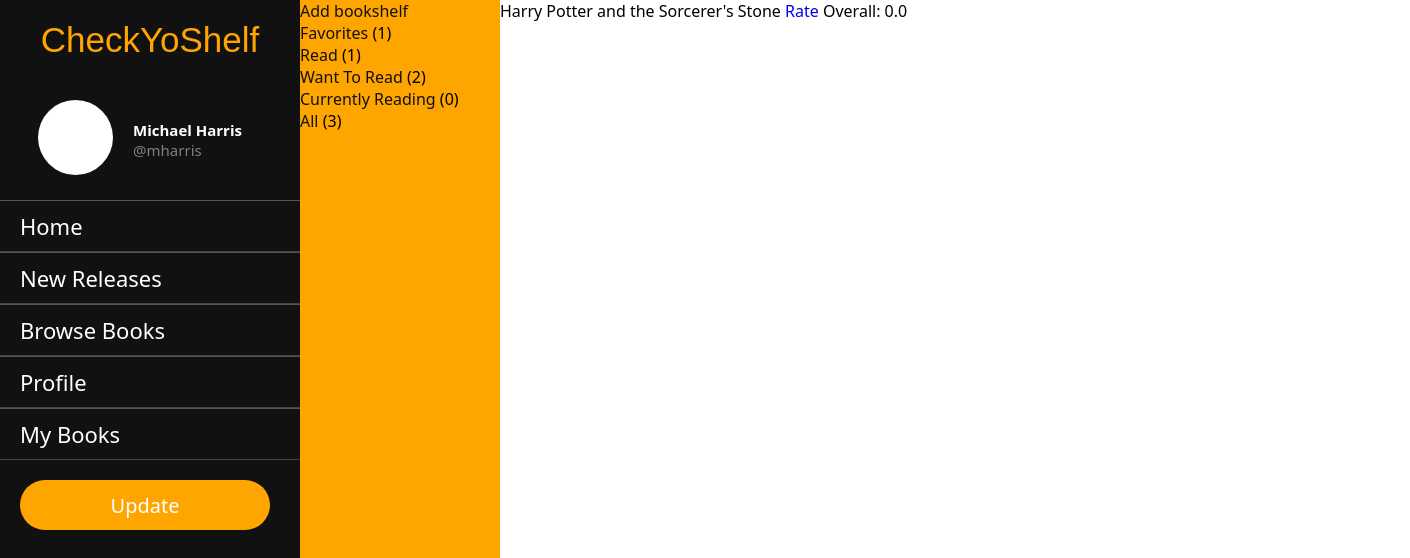
/mharris/Favorites/books, run on an earlier commit of the app's database.
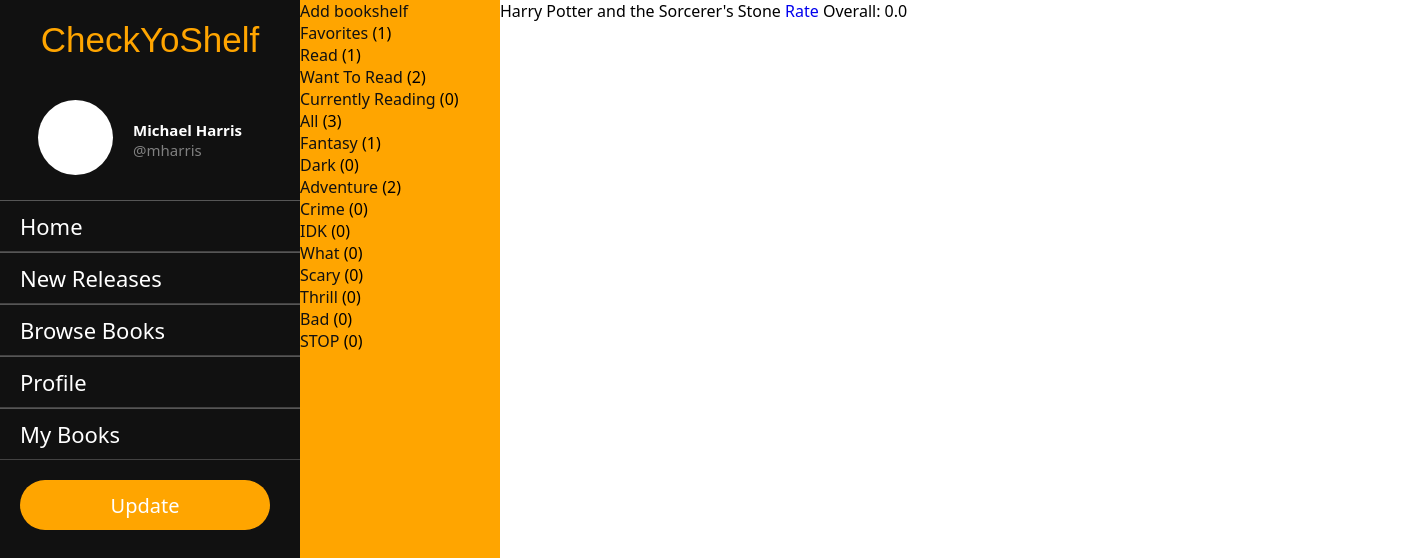
And on a later commit of the database.
### app/models.py (models this page shows, shortened)
class Bookshelf(models.Model):
    profile = models.ManyToManyField(Profile)
    books = models.ManyToManyField(Book, blank=True, related_name="books")
    name = models.CharField(max_length=200)
    description = models.TextField(blank=True)
    def __str__(self):
        return self.name

class Book(models.Model):
    GENRES = (
        ("Horror", "Horror"),
        ("Fantasy", "Fantasy"),
        ("Sci-Fi", "Sci-Fi"),
        ("Thriller", "Thriller"),
        ("Mystery", "Mystery"),
    )
    author = models.ForeignKey(Author, on_delete=models.CASCADE)
    profile = models.ManyToManyField(Profile, blank=True)
    title = models.CharField(max_length=200)
    genre = models.CharField(max_length=200, choices=GENRES)
    synopsis = models.TextField()
    cover = models.CharField(max_length=200, null=True, blank=True)
    page_number = models.IntegerField()
    publish_date = models.DateField()
    reviewers = []
    average_rating = 0.0

### app/views.py (the view)
# urls.py: path("<str:username>/<str:bookshelf>/books", books_view, name="books"),
def books_view(request, username, bookshelf):
    context = {}
    try:
        user = User.objects.get(username=username)
        profile = Profile.objects.get(user=user)
    except:
        user = None
        profile = None
    bookshelves = Bookshelf.objects.filter(profile=profile)
    bookshelves_count = {}
    for shelf in bookshelves:
        shelf_books = shelf.books.all()
        bookshelves_count[shelf] = shelf_books.count()
    selected_bookshelf = Bookshelf.objects.get(name=bookshelf)
    books = selected_bookshelf.books.all()
    books_ratings = {}
    has_rating = True
    for book in books:
        try:
            review = Review.objects.get(book=book)
            books_ratings[book.title] = book.average_rating, review.rating
        except:
            has_rating = False
            review = None
            books_ratings[book.title] = book.average_rating
    context["profile"] = profile
    context["bookshelves_count"] = bookshelves_count
    context["books_ratings"] = books_ratings
    context["has_rating"] = has_rating
    return render(request, "books.html", context)

### app/templates/books.html (shortened to what this page needs)
{% extends "bookshelves.html" %} {% block books %}
<div>
  <ul>
    {% if has_rating == True %}
      {% for book, ratings in books_ratings.items %}
          <li>{{ book }} <a href="{% url "review_book" profile.user book %}">Rate</a> Overall: {{ average_rating }} Personal: {{ my_rating }}</li>
      {% endfor %}
    {% else %}
      {% for book, rating in books_ratings.items %}
        <li>{{ book }} <a href="{% url "review_book" profile.user book %}">Rate</a> Overall: {{ rating }}</li>
      {% endfor %}
    {% endif %}
  </ul>
</div>
{% endblock books %}

### app/templates/bookshelves.html (shortened to what this page needs)
{% extends "base.html" %}  {% block content %}
<div class="bookshelf-nav">
  <a href="{% url "create_bookshelf" profile.user %}">Add bookshelf</a>
  <ul>
    {% for shelf, count in bookshelves_count.items %}
    <li><a href="{% url "books" profile.user shelf %}">{{ shelf }}</a> ({{ count }})</li>
    {% endfor %}
  </ul>
</div>
<div class="book-list">{% block books %}{% endblock books %}</div>
{% endblock content %}

What changed in the data, as far as the page shows it:
added Bookshelf: name "Fantasy", count "1"
added Bookshelf: name "Dark", count "0"
added Bookshelf: name "Adventure", count "2"
added Bookshelf: name "Crime", count "0"
added Bookshelf: name "IDK", count "0"
added Bookshelf: name "What", count "0"
added Bookshelf: name "Scary", count "0"
added Bookshelf: name "Thrill", count "0"
added Bookshelf: name "Bad", count "0"
added Bookshelf: name "STOP", count "0"
